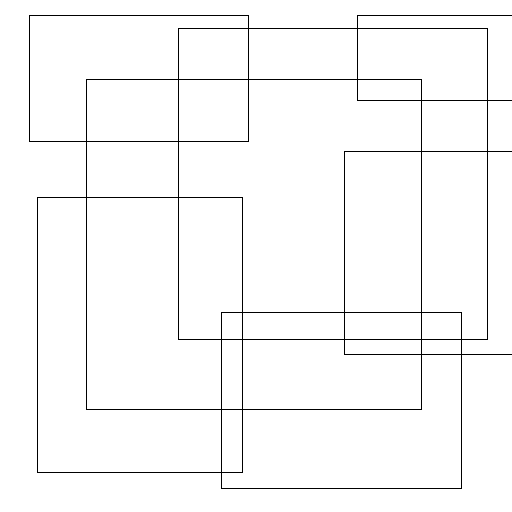
#> input picture opencv/image-processing/geometric-transform/rectangles.png, 512 x 512 px
$ python perspective_transform.py
#> lines starting #> are read from the running program, lines starting #| are printed output that depends on the picture; after the words box and inside, x2 and y2 are one past the last pixel; in counts of white or black regions, pixels touching at a corner belong together
import cv2
import numpy as np

img = cv2.imread('rectangles.png')
#> img is the input picture: shape (512, 512, 3); 97.7% white; black in thin lines or dots, all inside (x1, y1, x2, y2) = (29, 15, 512, 489)
height,width,ch = img.shape
#> height = 512; width = 512; ch = 3
# 4 points from the source image
src_pts = np.float32([[64,128],[448,128],[176,464],[336,464]])
# 4 points from the destination image
dst_pts = np.float32([[0,0],[width,0],[0,height],[width,height]])
#> dst_pts = [[0, 0], [512, 0], [0, 512], [512, 512]]

# draw points on the image
for pt in src_pts:
    x = pt[0]
    y = pt[1]
    cv2.circle(img,(x,y),2,(0,255,0),5)
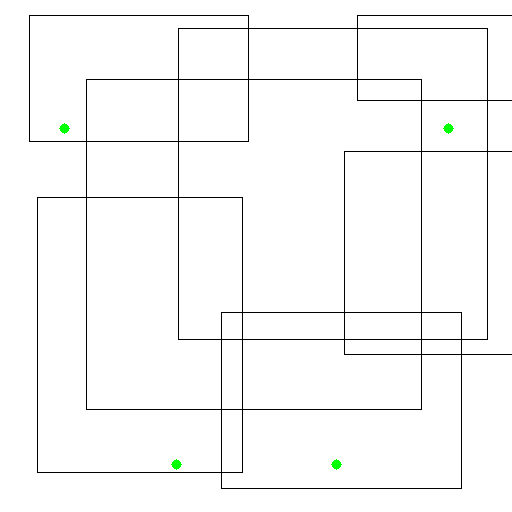
#> img: shape (512, 512, 3); 0.11% of pixels changed, all inside (x1, y1, x2, y2) = (59, 123, 454, 470)

M = cv2.getPerspectiveTransform(src_pts,dst_pts)
#> M = [[1.09, -0.364, -23.27], [-3.17e-17, 0.519, -66.49], [-3.71e-19, -0.00142, 1]]

dst = cv2.warpPerspective(img,M,(width,height))
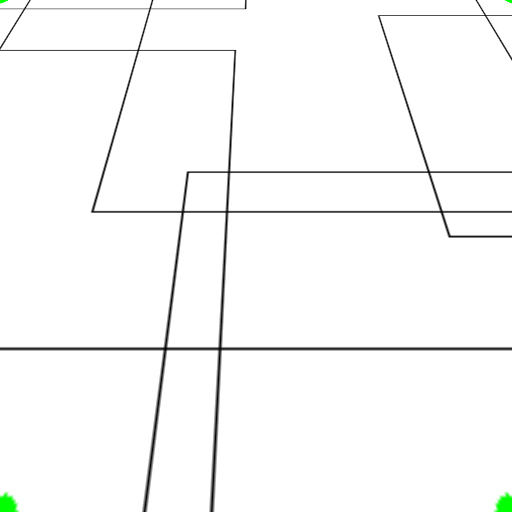
#> dst: shape (512, 512, 3); mean B, G, R 249, 249.5, 249

cv2.imshow('original',img)
cv2.imshow('transformed',dst)
cv2.waitKey(0)
cv2.destroyAllWindows()
